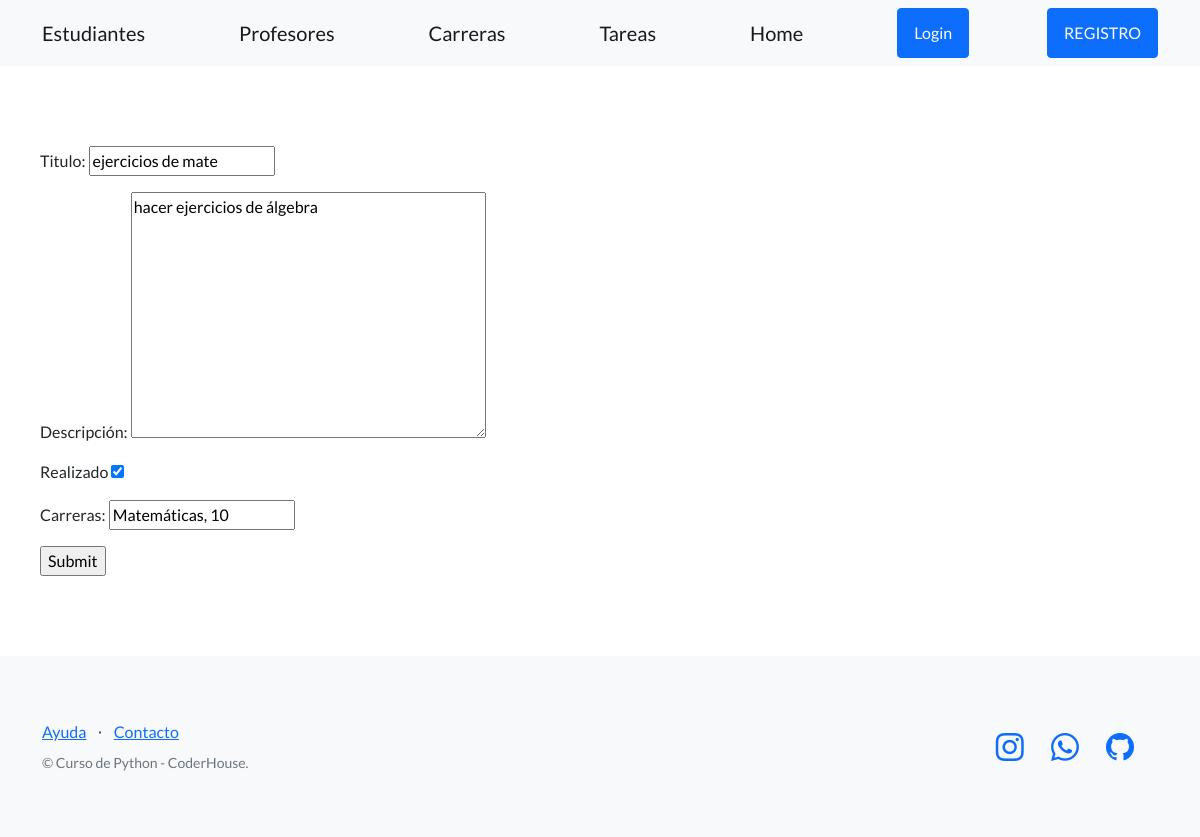
/tareas/editar/2, run on the app's committed database.
### myapp/models.py (models this page shows, shortened)
class Tareas(models.Model):
    titulo = models.CharField(max_length=100)
    descripcion = models.TextField()
    done = models.BooleanField(default=False)
    carreras = models.ForeignKey(Carreras, related_name='Carreras', null=True, on_delete=models.CASCADE)

### myapp/views.py (the view)
# urls.py: path('tareas/editar/<int:id>', editar_tarea, name='editar_tarea'),
def editar_tarea(request, id):
    tarea = Tareas.objects.get(id=id)
    if request.method == "POST":
        formulario = FormularioTareas(request.POST)
        if formulario.is_valid():
            data = formulario.cleaned_data
            tarea.titulo = data['titulo']
            tarea.descripcion = data['descripcion']
            tarea.done = data['done']
            tarea.carreras = data['carreras']
            tarea.save()
            return redirect(reverse('tareas'))
    else:
        inicial = {
            'titulo': tarea.titulo,
            'descripcion': tarea.descripcion,
            'done': tarea.done,
            'carreras': tarea.carreras,
        }
        formulario = FormularioTareas(initial=inicial)
    return render(request,'myapp/formulario_tareas.html',{'formulario':formulario,'tarea':tarea,'es_update': True})

### myapp/forms.py
class FormularioTareas(forms.Form):
    titulo = forms.CharField(max_length=100)
    descripcion = forms.CharField(widget=forms.Textarea, label='Descripción')
    done = forms.BooleanField(label_suffix="", label="Realizado", required=False)
    carreras = forms.CharField(max_length=100)

### myapp/models.py (called while the page is built)
    def __str__(self):
        return f"{self.nombre}, {self.semestres}"

### myapp/templates/myapp/formulario_tareas.html (shortened to what this page needs)
{% extends 'myapp/base.html' %}
{% block content %}
<!DOCTYPE html>
<html lang="en">
<head>
</head>
<body>
    <form method="post" action="{% url 'formulario_tareas' %}">
        {{ formulario.as_p }}
        <input type="submit" name="Enviar">
    </form>
</body>
</html>
{% endblock %}

### data on the page
Tareas: titulo "ejercicios de mate", descripcion "hacer ejercicios de álgebra", done "☑", carreras "Matemáticas, 10"
